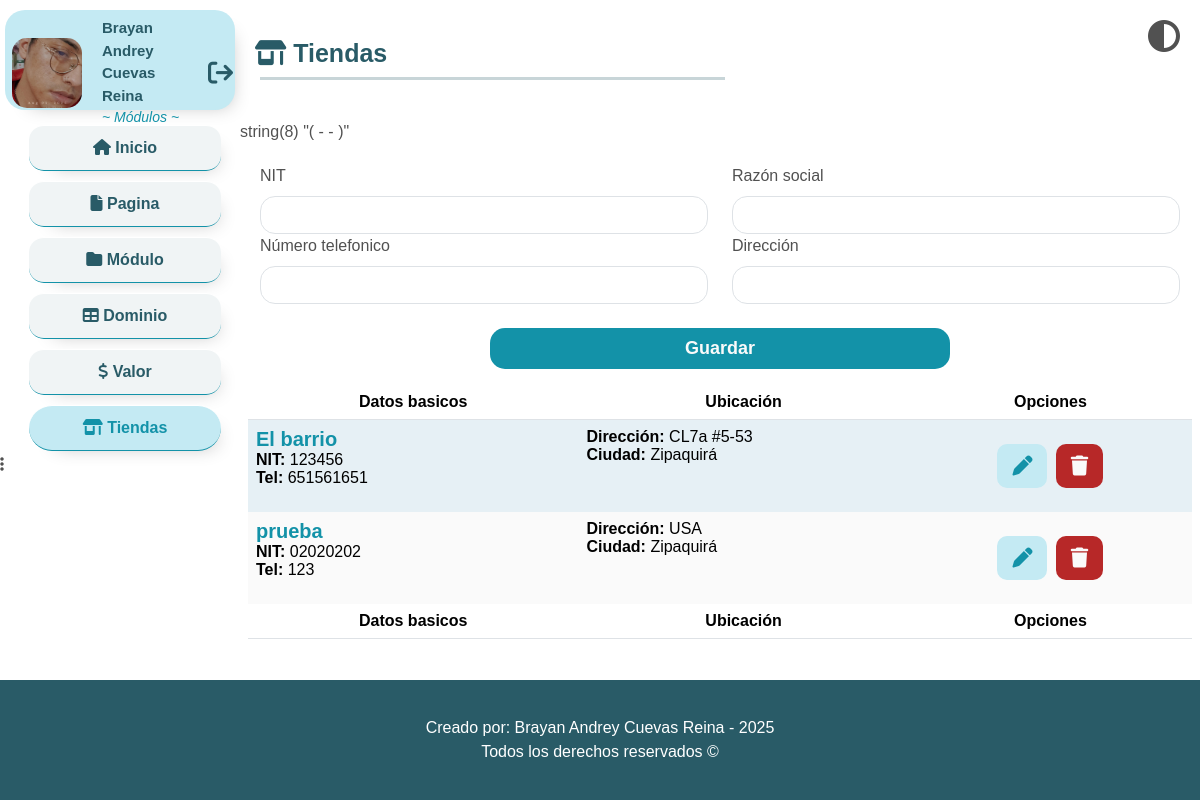
Screenshot of /home.php?pg=3010 (signed in) with the database file from the repository.
### tables this page shows
CREATE TABLE `pagina` (
  `pgid` bigint(11) NOT NULL,
  `pgnom` varchar(255) DEFAULT NULL,
  `pgarc` varchar(255) DEFAULT NULL,
  `pgmos` int(1) DEFAULT NULL,
  `pgord` int(10) DEFAULT NULL,
  `pgmen` varchar(50) DEFAULT NULL,
  `icono` varchar(255) DEFAULT NULL,
  `modid` bigint(11) DEFAULT NULL
);

CREATE TABLE `tienda` (
  `idshop` bigint(11) NOT NULL,
  `nit` varchar(12) DEFAULT NULL,
  `direc` varchar(100) DEFAULT NULL,
  `razsoc` varchar(50) DEFAULT NULL,
  `tel` varchar(10) DEFAULT NULL
);

### models/mmen.php (called while the page is built, shortened)
<?php
    class Mmen{
        private $pgid;
        function getPgid(){
            return $this->pgid;
        }
        function setPgid($pgid){
            $this->pgid = $pgid;
        }
        public function getMen(){
            $sql = "SELECT p.pgid, p.pgnom, p.pgarc, p.pgmos, p.pgord, p.pgmen, p.icono, p.modid FROM pagina AS p INNER JOIN pgxpf AS f ON p.pgid=f.pgid WHERE p.pgmos=5 AND f.pefid='".$_SESSION['pefid']."' ORDER BY p.pgord";
            $modelo = new conexion();
            $conexion = $modelo->get_conexion();
            $result = $conexion->prepare($sql);
            $result->execute();
            $res = $result->fetchall(PDO::FETCH_ASSOC);
            return $res;
        }
        public function getVal(){
            $sql = "SELECT p.pgid, p.pgnom, p.pgarc, p.icono, p.pgmos FROM pagina AS p INNER JOIN pgxpf AS f ON p.pgid = f.pgid WHERE p.pgid=:pgid AND f.pefid='".$_SESSION['pefid']."'";
            $modelo = new conexion();
            $conexion = $modelo->get_conexion();
            $result = $conexion->prepare($sql);
            $pgid = $this->getPgid();
            $result->bindParam(':pgid', $pgid);
            $result->execute();
            $res = $result->fetchall(PDO::FETCH_ASSOC);
            return $res;
        }
    }
?>

### controllers/cmen.php (called while the page is built)
<?php
    include('models/mmen.php');
    $mmen = new Mmen();
    $dat = $mmen->getMen();
    function valpg($pgid){
        $mmen = new Mmen();
        $mmen->setPgid($pgid);
        $dat = $mmen->getVal();
        return $dat;
    }
?>

### controllers/cshop.php (called while the page is built, shortened)
<?php
    require_once ('models/mshop.php');
    $mshp = new Mshop();
    $idshop = isset($_REQUEST['idshop']) ? $_REQUEST['idshop'] : NULL;
    $ope = isset($_REQUEST['ope']) ? $_REQUEST['ope'] : NULL;
    $datOne = NULL;
    var_dump ("(".$idshop." - ".$ope." - ".$datOne.")");
    $mshp->setIdshop($idshop);
    $datAll = $mshp->getAll();
?>

### models/mshop.php (called while the page is built, shortened)
<?php
    class Mshop{
        function getAll(){
            $sql = "SELECT idshop, nit, direc, razsoc, tel FROM tienda";
           $modelo = new conexion();
            $conexion = $modelo->get_conexion();
            $result = $conexion->prepare($sql);
            $result->execute();
            $res = $result->fetchAll(PDO::FETCH_ASSOC);
            return $res;
        }
    }
?>

### views/menu.php (the view, shortened to what this page needs)
<?php
    include 'controllers/cmen.php';
?>
<div class="" id="menu">
    <nav class="">
        <a href="pmod.php" class="btn__menu"><i class="fa-solid fa-house"></i> Inicio</a>
        <?php if($dat){
            $pagina = isset($_GET['pg']) ? $_GET['pg'] : null;
            foreach($dat as $dt){ ?>
            <a href="home.php?pg=<?= $dt['pgid']; ?>" class="btn__menu <?php echo ($pagina == $dt['pgid']) ? 'activ' : ''; ?>">
                <i class="<?= $dt['icono']; ?>"></i> <?= $dt['pgnom']; ?>
            </a>
        <?php }} ?>
    </nav>
</div>

### controllers/functions.php (shortened to what this page needs)
<?php
    function titulo($ico, $pgnm){
        $txt = '';
        $txt .= '<div class="titu">';
            $txt .= '<p><i class="'.$ico.'"></i> '.$pgnm.'</p>';
            $txt .= '<hr class="line">';
        $txt .= '</div>';
        echo $txt;
    }
?>

### views/vshop.php (shortened to what this page needs)
<?php
    require_once ('controllers/cshop.php');
?>
<div class="content">
    <form action="home.php?pg=<?=$pg?>" method="post" enctype="multipart/form-data">
        <div class="row">
            <div class="col-md-6">
                <label for="nit" class="form-label">NIT</label>
                <input type="text" id="nit" name="nit" class="form-control" value="<?php if($datOne) echo $datOne[0]['nit']; ?>"  required>
            </div>
            <div class="col-md-6">
                <label for="razsoc" class="form-label">Razón social</label>
                <input type="text" id="razsoc" name="razsoc"  class="form-control" value="<?php if($datOne) echo $datOne[0]['razsoc']; ?>" >
            </div>
            <div class="col-md-6">
                <label for="tel" class="form-label">Número telefonico</label>
                <input type="tel" id="tel" name="tel" class="form-control" value="<?php if($datOne) echo $datOne[0]['tel']; ?>" >
            </div>
            <div class="col-md-6">
                <label for="direc" class="form-label">Dirección</label>
                <input type="text" id="direc" name="direc" class="form-control" value="<?php if($datOne) echo $datOne[0]['direc']; ?>" >
            </div>
            <div class="col-12 text-center">
                <br>
                <input type="submit" value="<?php if($datOne) {echo "Actualizar"; }else{ echo "Guardar"; } ?>" class="col-6 btn btn-principal">
            </div>
        </div>
    </form>
    <div class="row">
        <table class="table w-full table-striped">
            <thead>
                <tr>
                    <th class="text-center">Datos basicos</th>
                    <th class="text-center">Ubicación</th>
                   <th class="text-center">Opciones</th>
                </tr>
            </thead>
            <tbody>
                <?php if($datAll){
                    foreach($datAll as $dat) {?>
                    <tr >
                        <td style="width: 35%;" >
                            <p>
                                <strong class="nomusu"> <?=$dat['razsoc']?></strong> <br>
                                <strong>NIT: </strong><?=$dat['nit']?> <br>
                                <strong>Tel: </strong> <?=$dat['tel']?>
                            </p>
                        </td>
                        <td style="width: 35%;" >
                            <p>
                                <strong>Dirección: </strong><?=$dat['direc']?> <br>
                                <strong>Ciudad: </strong> Zipaquirá
                            </p>
                        </td>
                        <td class="text-center" style="width: 30%;">
                            <a type="button" class="edit" href="home.php?pg=<?=$pg?>&idshop=<?= $dat['idshop']; ?>&ope=edi" title="Editar tienda">
                                <i class="fa-solid fa-pen "></i>
                            </a>
                            <a href="#" type="button" class="eli" data-bs-toggle="modal" data-bs-target="#<?="alert". $dat['idshop']?>" title="Alerta antes de eliminar">
                                <i class="fa-solid fa-trash"></i>
                            </a>
                        </td>
                    </tr>
                <?php } }?>
            </tbody>
            <tfoot>
                <tr>
                    <th class="text-center">Datos basicos</th>
                    <th class="text-center">Ubicación</th>
                    <th class="text-center">Opciones</th>
                </tr>
            </tfoot>
        </table>
    </div>
</div>

### css/style.css (style rules this page uses)
:root { --dark_color1: #222; --dark_color2: #515151; --dark_color3: #808080; --light_color1: #fff; --light_color2: #fafafa; --light_color3: #f0f4f5; --light_color4: #ebebeb; --light_enfasis: #c4eaf3; --light_enfasis2: #e2faff; --title-color: #295b67; --subtitle-color: #1392a8; --light_danger: #ffe2e2; --medium-danger: #eb8484; --dark-danger: #b72828; --light_success: #e2ffe4; --medium-success: #84eb95; --dark-success: #2fb728; --light_info: #e2efff; --medium-info: #84b1eb; --dark-info: #285ab7; }
body { margin: 0; color: var(--dark_color2); font-family: Arial, Helvetica, sans-serif; transition: all 0.5s ease-in-out; }
.btn__menu { text-decoration: none; display: inline-block; margin: 5px; width: 100%; background-color: var(--light_color3); color: var(--title-color); padding: 10px 20px; border-radius: 15px; box-shadow: 10px 10px 19px -15px rgba(0,0,0,0.30); border-bottom: 1px solid var(--subtitle-color); border-top: 1px solid var(--light_color1); border-left : 0; border-right: 0; font-weight: bold; transition: all 0.3s ease-in-out; }
.activ { width: 100%; background-color: var(--light_enfasis); color: var(--subtitle-color); padding: 10px 20px; border-radius: 1000px; box-shadow: 10px 10px 19px -15px rgba(0,0,0,0.30); border-bottom: 1px solid var(--subtitle-color); border-top: 1px solid var(--light_color1); font-weight: bold; transition: all 0.3s ease-in-out; }
.line { height: 3px; width: 50%; background-color: var(--title-color); margin: 5px; }
.content { padding: 10px; margin: 10px; border-radius: 15px; }
.form-control, .form-select { border-radius: 15px; }
.table-striped>tbody>tr:nth-of-type(odd)>* { --bs-table-bg-type: rgb(230 240 245); }
.table>:not(caption)>*>td { background-color: var(--light_color2); border-bottom-width: 0; }
.nomusu { color: var(--subtitle-color); font-size: 20px; }

### rows the page displays
pagina: pgnom "Pagina"
pagina: pgnom "Módulo"
pagina: pgnom "Dominio"
pagina: pgnom "Valor"
pagina: pgnom "Tiendas"
tienda: razsoc "El barrio", nit "123456", tel "651561651", direc "CL7a #5-53"
tienda: razsoc "prueba", nit "02020202", tel "123", direc "USA"

### other values shown
$_SESSION['nomusu'] "Brayan Andrey"
$_SESSION['appusu'] "Cuevas Reina"
$_SESSION['pefnm'] "Módulos"
